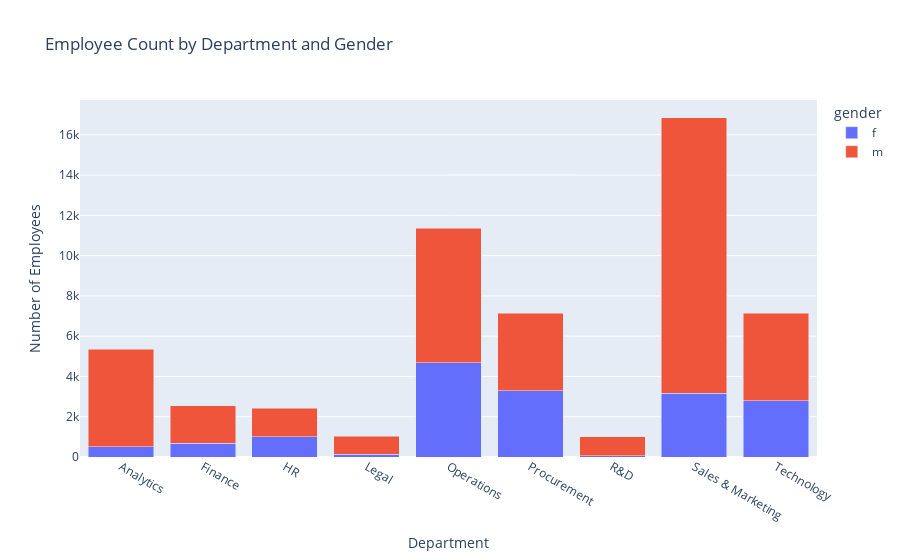

The notebook cell this image was saved under:
### Code cell
grouped_data = df.groupby(['department', 'gender']).size().reset_index(name='count')
fig = px.bar(
    grouped_data,
    x='department',
    y='count',
    color='gender',
    title='Employee Count by Department and Gender',
    labels={'count': 'Number of Employees', 'department': 'Department'},
    barmode='stack' 
)

fig.show()

### Figure 1 — Plotly figure (JSON) as saved in the notebook; plotly's stock layout.template omitted (floating-point values rounded to 4 significant figures)
{"data": [{"alignmentgroup": "True", "hovertemplate": "gender=f<br>Department=%{x}<br>Number of Employees=%{y}<extra></extra>", "legendgroup": "f", "marker": {"color": "#636efa", "pattern": {"shape": ""}}, "name": "f", "offsetgroup": "f", "orientation": "v", "showlegend": true, "textposition": "auto", "type": "bar", "x": ["Analytics", "Finance", "HR", "Legal", "Operations", "Procurement", "R&D", "Sales & Marketing", "Technology"], "xaxis": "x", "y": [513, 681, 1006, 149, 4677, 3287, 57, 3154, 2788], "yaxis": "y"}, {"alignmentgroup": "True", "hovertemplate": "gender=m<br>Department=%{x}<br>Number of Employees=%{y}<extra></extra>", "legendgroup": "m", "marker": {"color": "#EF553B", "pattern": {"shape": ""}}, "name": "m", "offsetgroup": "m", "orientation": "v", "showlegend": true, "textposition": "auto", "type": "bar", "x": ["Analytics", "Finance", "HR", "Legal", "Operations", "Procurement", "R&D", "Sales & Marketing", "Technology"], "xaxis": "x", "y": [4839, 1855, 1412, 890, 6671, 3851, 942, 13686, 4350], "yaxis": "y"}], "layout": {"autosize": true, "barmode": "stack", "legend": {"title": {"text": "gender"}, "tracegroupgap": 0}, "title": {"text": "Employee Count by Department and Gender"}, "xaxis": {"anchor": "y", "autorange": true, "domain": [0, 1], "range": [-0.5, 8.5], "title": {"text": "Department"}, "type": "category"}, "yaxis": {"anchor": "x", "autorange": true, "domain": [0, 1], "range": [0, 17730.0], "title": {"text": "Number of Employees"}, "type": "linear"}}}
